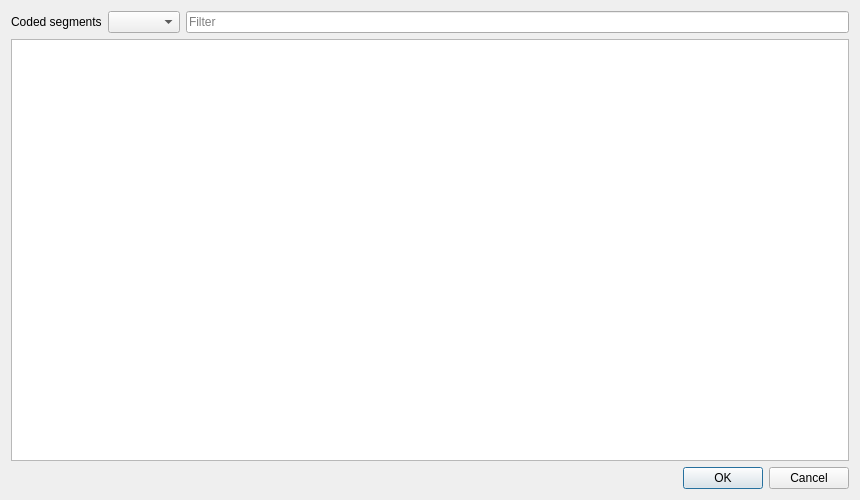
<?xml version="1.0" encoding="UTF-8"?>
<ui version="4.0">
 <class>Dialog_select_quote</class>
 <widget class="QDialog" name="Dialog_select_quote">
  <property name="geometry">
   <rect>
    <x>0</x>
    <y>0</y>
    <width>860</width>
    <height>500</height>
   </rect>
  </property>
  <property name="windowTitle">
   <string>Select quotes</string>
  </property>
  <layout class="QGridLayout" name="gridLayout">
   <item row="0" column="0">
    <layout class="QHBoxLayout" name="horizontalLayout">
     <item>
      <widget class="QLabel" name="label_scope">
       <property name="text">
        <string>Coded segments</string>
       </property>
      </widget>
     </item>
     <item>
      <widget class="QComboBox" name="comboBox_type">
       <property name="toolTip">
        <string>Filter by segment type</string>
       </property>
      </widget>
     </item>
     <item>
      <widget class="QLineEdit" name="lineEdit_filter">
       <property name="toolTip">
        <string>Filter rows by any text</string>
       </property>
       <property name="placeholderText">
        <string>Filter</string>
       </property>
      </widget>
     </item>
    </layout>
   </item>
   <item row="1" column="0">
    <widget class="QTableWidget" name="tableWidget">
     <property name="editTriggers">
      <set>QAbstractItemView::NoEditTriggers</set>
     </property>
     <property name="selectionBehavior">
      <enum>QAbstractItemView::SelectRows</enum>
     </property>
     <property name="selectionMode">
      <enum>QAbstractItemView::ExtendedSelection</enum>
     </property>
    </widget>
   </item>
   <item row="2" column="0">
    <widget class="QDialogButtonBox" name="buttonBox">
     <property name="orientation">
      <enum>Qt::Horizontal</enum>
     </property>
     <property name="standardButtons">
      <set>QDialogButtonBox::Cancel|QDialogButtonBox::Ok</set>
     </property>
    </widget>
   </item>
  </layout>
 </widget>
 <resources/>
 <connections>
  <connection>
   <sender>buttonBox</sender>
   <signal>accepted()</signal>
   <receiver>Dialog_select_quote</receiver>
   <slot>accept()</slot>
  </connection>
  <connection>
   <sender>buttonBox</sender>
   <signal>rejected()</signal>
   <receiver>Dialog_select_quote</receiver>
   <slot>reject()</slot>
  </connection>
 </connections>
</ui>
